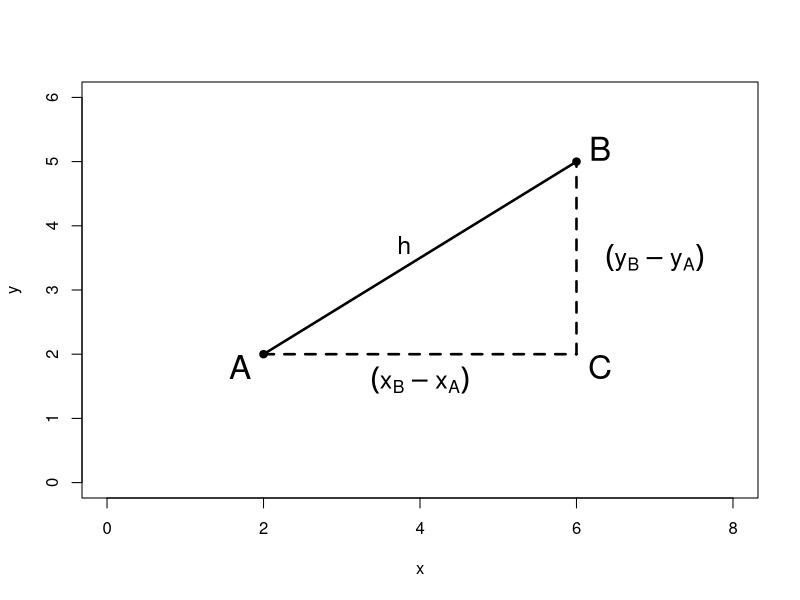

Source code (R):
a <- c(2, 6)
b <- c(2, 5)

plot(a, b, pch=19, ylim=c(0, max(b) + 1), xlim=c(0, max(a) + 2), xlab='x', ylab='y')
segments(x0=a[1], y0=b[1], x1=a[2], y1=b[2], lwd=2.5)
segments(x0=a[1], y0=b[1], x1=a[2], y1=b[1], lty=2, lwd=2.5)
segments(x0=a[2], y0=b[1], x1=a[2], y1=b[2], lty=2, lwd=2.5)

text(a[1] - 0.3, b[1] - 0.2, labels="A", cex=2)
text(a[2] + 0.3, b[2] + 0.2, labels="B", cex=2)
text(a[2] + 0.3, b[1] - 0.2, labels="C", cex=2)
text(mean(a), b[1] - 0.4, labels=expression((x[B] - x[A])), cex=1.5)
text(a[2] + 1, mean(b), labels=expression((y[B] - y[A])), cex=1.5)
text(mean(a) - .2, mean(b) + .2, labels='h', cex=1.5)
